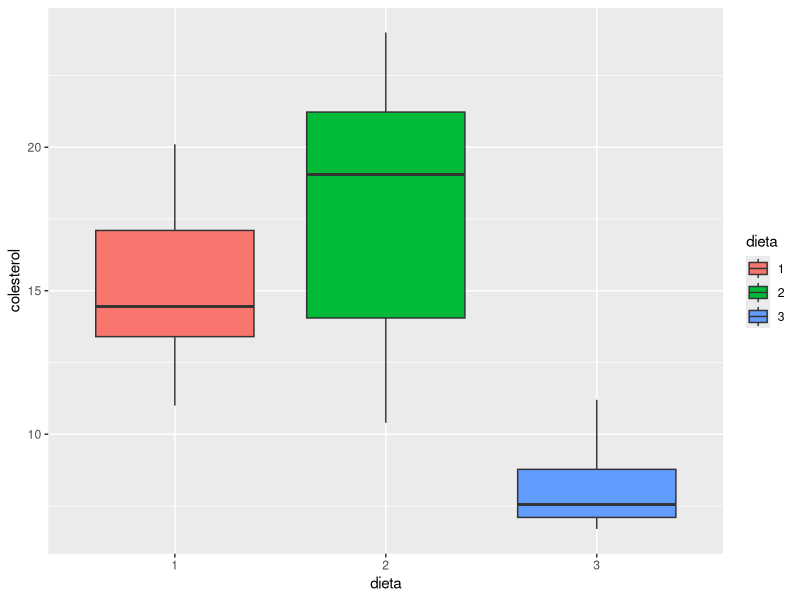

This figure's R source: (Note: this script raises an error after producing the figure.)
rm(list=ls())
par(mfrow=c(1,1))

# Dieta conejos
# Identificar si las dietas son diferentes

dieta <- factor(c(rep("1", 8), rep("2", 8), rep("3", 8)))
dieta
colesterol <- c(13.4, 11, 15.3, 16.7, 13.4, 20.1, 13.6,18.3, 10.4, 14.2, 20.5, 19.6, 18.5, 24, 23.4, 13.6, 7.5, 7.2, 6.7, 7.6, 11.2, 9.6,6.8, 8.5)
datos <- data.frame(dieta, colesterol)
modelo <- lm(colesterol ~ dieta, data=datos)
summary(modelo)
anova.modelo <- anova(modelo)
anova.modelo

# Por cada dieta, calcular el promedio y la desviación estándar
aggregate(colesterol ~ dieta, data=datos, mean)
aggregate(colesterol ~ dieta, data=datos, sd)
mean(colesterol)
sd(colesterol)
library(ggplot2)
# Hacer un boxplot con colores por dieta
ggplot(datos, aes(x=dieta, y=colesterol, fill=dieta)) + geom_boxplot()

# Verificar los supuestos del ANOVA
# 1. Normalidad
shapiro.test(residuals(modelo))

library(nortest)
ad.test(residuals(modelo))
qqPlot(modelo)
# Normalidad se cumple

# 2. Homocedasticidad
par(mfrow=c(2,2))
plot(modelo)
par(mfrow=c(1,1))
# Test de Levene
library(car)
leveneTest(modelo)
# Test de Bartlett
bartlett.test(colesterol ~ dieta, data=datos)

# Hago una transformación de Box Cox sobre la variable colesterol
library(MASS)
boxcox(modelo)
powerTransform(modelo)

modelo1 <- lm(colesterol^-0.5 ~ dieta, data=datos)
summary(modelo1)
anova(modelo1)

# Verificar los supuestos del ANOVA
# 1. Normalidad
shapiro.test(residuals(modelo1))
ad.test(residuals(modelo1))
qqPlot(modelo1)
# Normalidad se cumple

# 2. Homocedasticidad
par(mfrow=c(2,2))
plot(modelo1)
par(mfrow=c(1,1))
# Test de Levene
leveneTest(modelo1)
# Test de Bartlett
bartlett.test(colesterol^-0.5 ~ dieta, data=datos)

# Test de Tukey
v_aov <- aov(colesterol^-0.5 ~ dieta, data=datos)
TukeyHSD(v_aov)

# 
